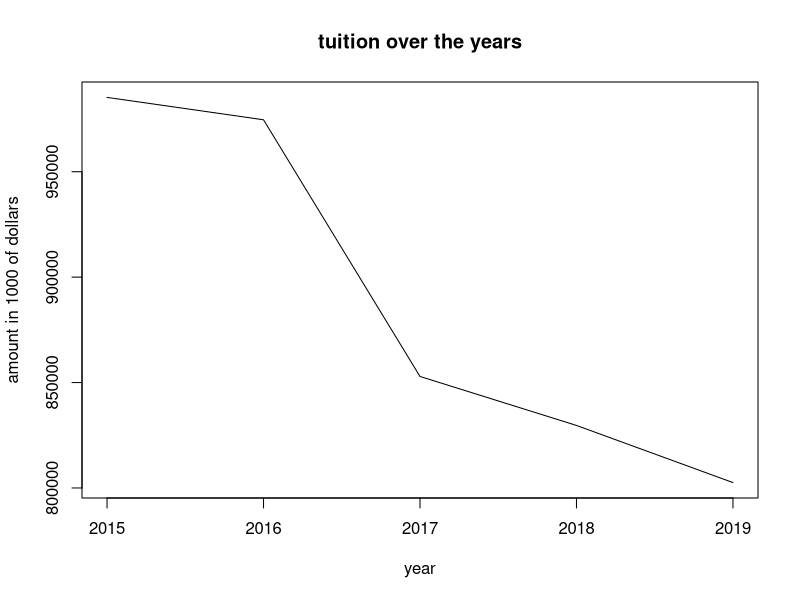
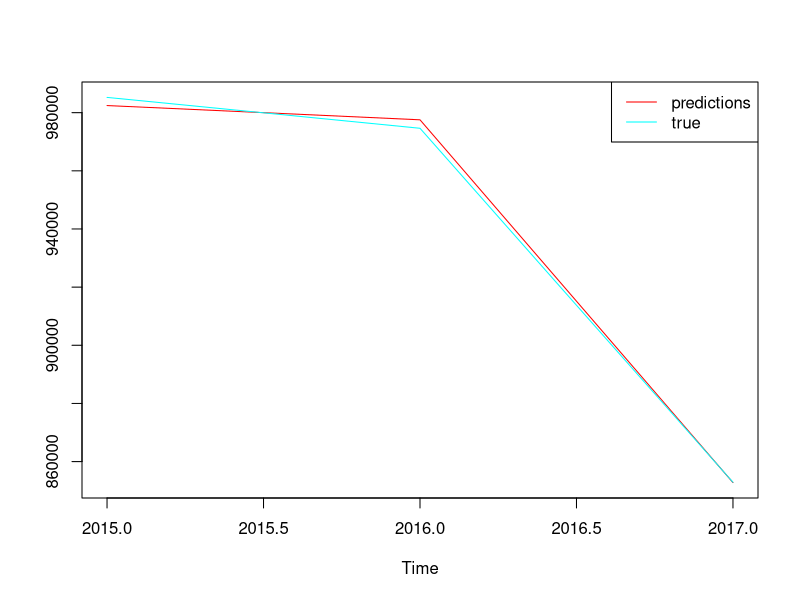
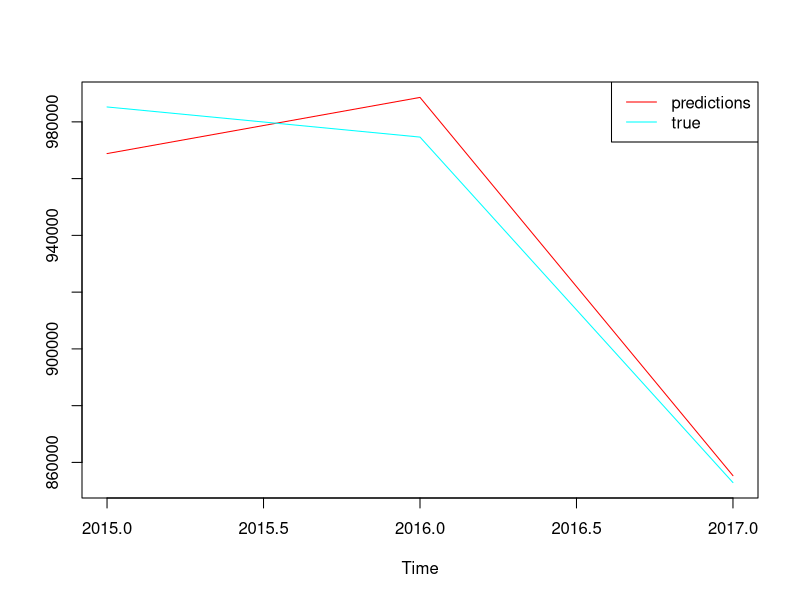
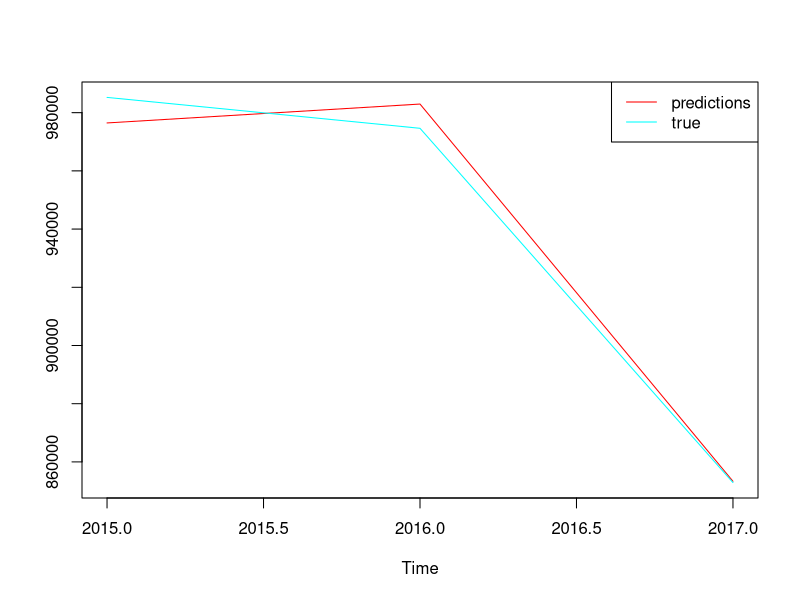
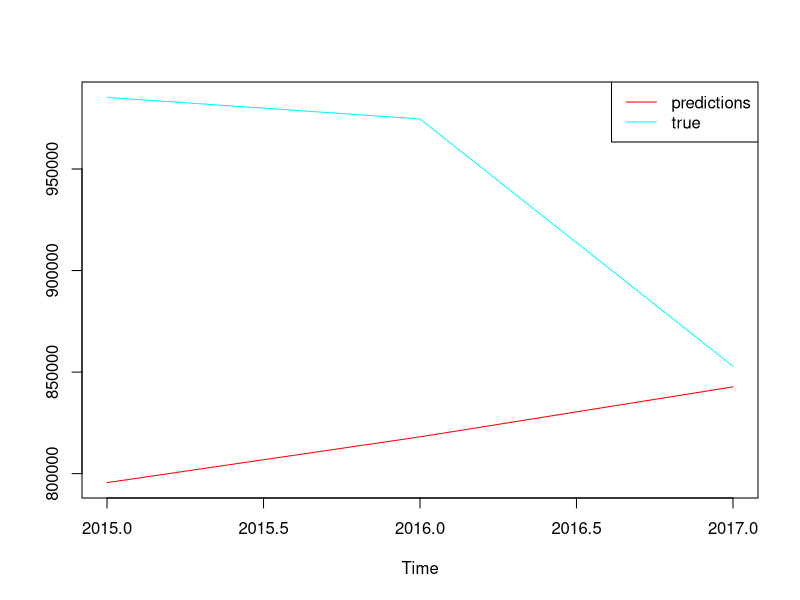
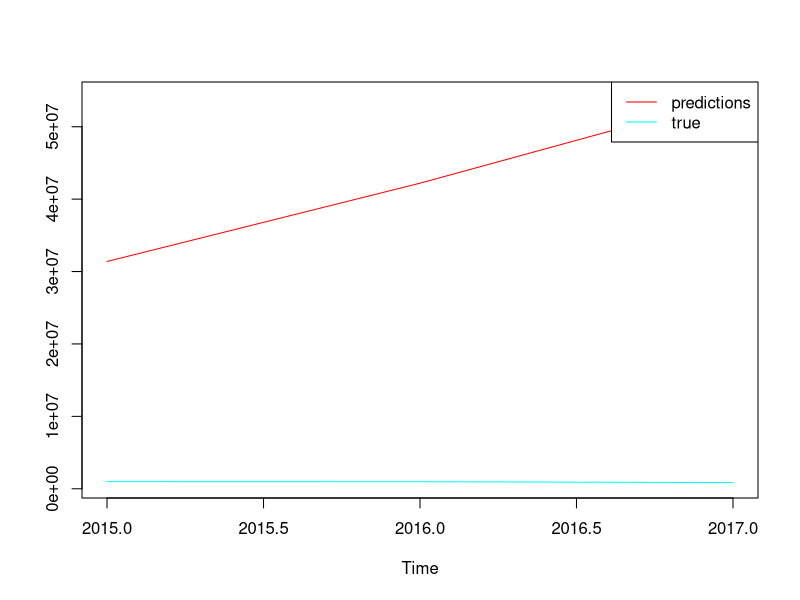
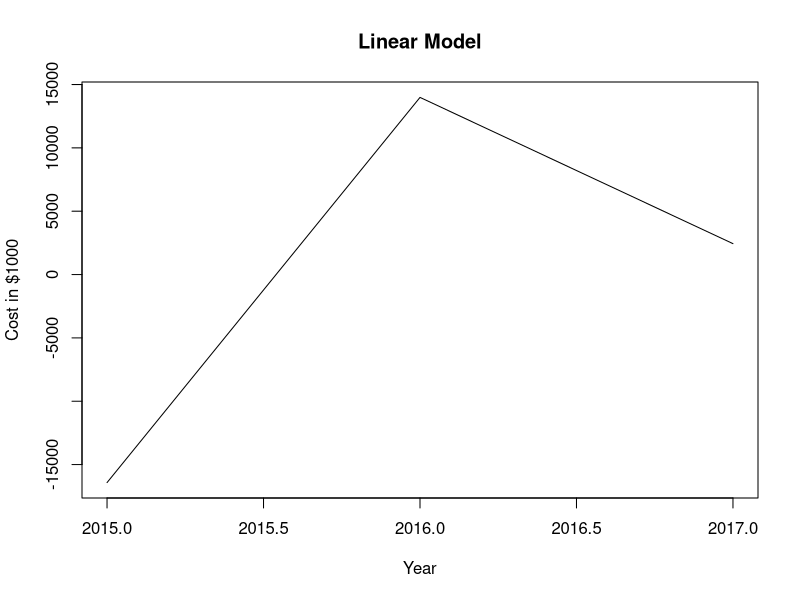
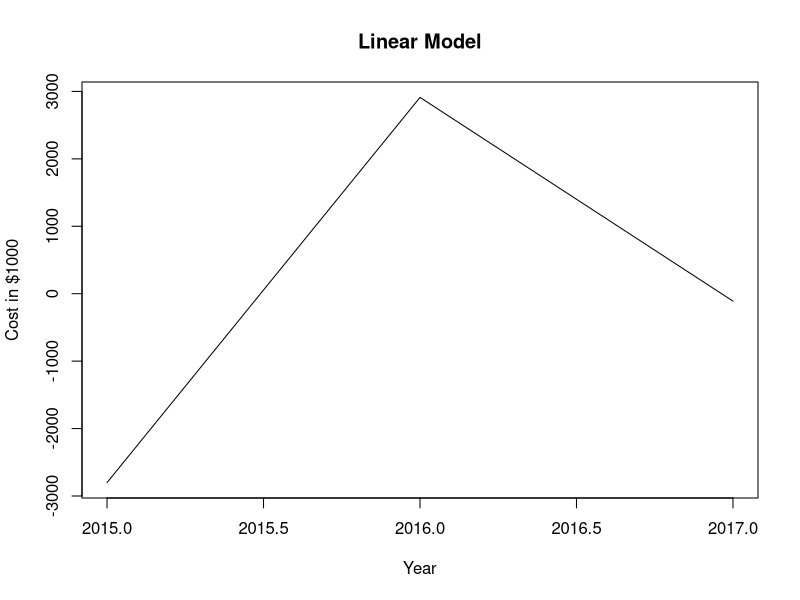

Write the R code that produced these figures, in order.
## ---- chunk 1
library(knitr)
opts_chunk$set(echo = FALSE)
library(tidyverse)
library(readxl)
library(randomForest)
library(rlist)
library(Metrics)
library(TTR)
library(gridExtra)
library(xtable)
## ---- chunk 2
CashFlows <- read_excel("UMass Balance sheets.xlsx", sheet = 1)
#CashFlows <- as.data.frame(t(CashFlows))
original <- CashFlows
tuition <- CashFlows[c(2,18),]
names(CashFlows)
CashFlows <- subset(CashFlows, Nets == "1")
CashFlows <- rbind(CashFlows, tuition)
## ---- chunk 3
train <- CashFlows[,2:4]
test <- CashFlows[,c(5:6)]
train <- as.data.frame(t(train))
test <- as.data.frame(t(test))
## ---- chunk 4
seed.val <- 1234567
set.seed(seed.val)
## ---- chunk 5
fit.1 <- lm(V12 ~V1, data = train)
summary(fit.1)

fit.2 <- lm(V12 ~V2, data = train)
summary(fit.2)

fit.3 <- lm(V12 ~V3, data = train)
summary(fit.3)

fit.4 <- lm(V12 ~V4, data = train)
summary(fit.4)

fit.5 <- lm(V12 ~V5, data = train)
summary(fit.5)

fit.6 <- lm(V12 ~V6, data = train)
summary(fit.6)

fit.7 <- lm(V12 ~V7, data = train)
summary(fit.7)

fit.8 <- lm(V12 ~V8, data = train)
summary(fit.8)

fit.9 <- lm(V12 ~V9, data = train)
summary(fit.9)

fit.10 <- lm(V12 ~V10, data = train)
summary(fit.10)

fit.11 <- lm(V12 ~V11, data = train)
summary(fit.11)

fit.13 <- lm(V12 ~V13, data = train)
summary(fit.13)
## ---- chunk 6

x <- original[c(2,3,16:20),]
x.train <- x[,2:4]
x.train <- as.data.frame(t(x.train))

x.2 <- lm(V1~V2,data=x.train)
summary(x.2)

x.3 <- lm(V1~V3,data=x.train)
summary(x.3)

x.4 <- lm(V1~V4,data=x.train)
summary(x.4)

x.5 <- lm(V1~V5,data=x.train)
summary(x.5)

x.6 <- lm(V1~V6,data=x.train)
summary(x.6)

x.7 <- lm(V1~V7,data=x.train)
summary(x.7)

## ---- chunk 7
tuition <- as.data.frame(t(CashFlows))
 tuition.ts <- ts((as.numeric(as.vector(tuition[2:6,12]))), frequency = 1, start = c(2015, 1))
ts.plot(tuition.ts, xlab = "year", ylab ="amount in 1000 of dollars", main = "tuition over the years")
## ---- chunk 8
pred.v11 <- predict(fit.11, train)
pred.v5 <- predict(fit.5, train)
predict.v3 <- predict(fit.3, train)
predict.x2 <- predict(x.2, train)
predict.x7 <- predict(x.7, train)

train.ts <- ts((as.numeric(as.vector(train$V12))), frequency = 1, start = c(2015, 1))

v11.ts <- ts(as.numeric(pred.v11), frequency = 1, start = c(2015, 1))
v5.ts <- ts(as.numeric(pred.v5), frequency = 1, start = c(2015, 1))
v3.ts <- ts(as.numeric(predict.v3), frequency = 1, start = c(2015, 1))
x2.ts <- ts(as.numeric(predict.x2), frequency = 1, start = c(2015, 1))
x7.ts <- ts(as.numeric(predict.x7), frequency = 1, start = c(2015, 1))

ts.plot(v11.ts, train.ts, gpars = list(col=rainbow(2))) 
legend("topright", legend = c("predictions", "true"), col = rainbow((2)), lty = 1)
ts.plot(v5.ts, train.ts, gpars = list(col=rainbow(2))) 
legend("topright", legend = c("predictions", "true"), col = rainbow((2)), lty = 1)
ts.plot(v3.ts, train.ts, gpars = list(col=rainbow(2))) 
legend("topright", legend = c("predictions", "true"), col = rainbow((2)), lty = 1)
ts.plot(x2.ts, train.ts, gpars = list(col=rainbow(2))) 
legend("topright", legend = c("predictions", "true"), col = rainbow((2)), lty = 1)
ts.plot(x7.ts, train.ts, gpars = list(col=rainbow(2))) 
legend("topright", legend = c("predictions", "true"), col = rainbow((2)), lty = 1)

## ---- chunk 9
rmse(pred.v5, train$V12) #12532.33
rmse(predict.v3, train$V12) #6991.26
rmse(pred.v11, train$V12) #2333.271
rmse(predict.x2, train$V12) #142085.6
rmse(predict.x7, train$V12) #42638079

## ---- chunk 10
res.v6 = pred.v5 - train$V12
res.v11 = pred.v11 - train$V12
res.v3 = predict.v3 - train$V12
res.x2 = predict.x2 - train$V12
res.x7 = predict.x7 - train$V12

sum(res.v6) #-3.49246e-10
sum(res.v11)# 0
sum(res.v3)# 3.49246e-10
sum(res.x2)# -356311 # the last two are really bad
sum(res.x7) #124829573
## ---- chunk 11
v6.res.ts <- ts((as.numeric(as.vector(res.v6))), frequency = 1, start = c(2015, 1))
ts.plot(v6.res.ts, xlab = "Year", ylab = "Cost in $1000", main= "Linear Model")

v11.res.ts <- ts((as.numeric(as.vector(res.v11))), frequency = 1, start = c(2015, 1))
ts.plot(v11.res.ts, xlab = "Year", ylab = "Cost in $1000", main= "Linear Model")

v3.res.ts <- ts((as.numeric(as.vector(res.v3))), frequency = 1, start = c(2015, 1))
ts.plot(v3.res.ts, xlab = "Year", ylab = "Cost in $1000", main= "Linear Model")

x2.res.ts <- ts((as.numeric(as.vector(res.x2))), frequency = 1, start = c(2015, 1))
ts.plot(x2.res.ts, xlab = "Year", ylab = "Cost in $1000", main= "Linear Model")

x7.res.ts <- ts((as.numeric(as.vector(res.x7))), frequency = 1, start = c(2015, 1))
ts.plot(x7.res.ts, xlab = "Year", ylab = "Cost in $1000", main= "Linear Model")
 
## ---- chunk 12
train.forest <- randomForest(V12 ~.,data = train, mtry  = 4, importance = T)
#varImpPlot(train.forest)
train.pred <- predict(train.forest, train)
train.forest.pred.ts <- ts((as.numeric(as.vector(train.pred))), frequency = 1, start = c(2015, 1))
train.ts <- ts((as.numeric(as.vector(train$V12))), frequency = 1, start = c(2015, 1))

ts.plot(train.forest.pred.ts, train.ts, gpars = list(col=rainbow(2))) 
legend("topright", legend = c("predictions", "true"), col = rainbow((2)), lty = 1)
## ---- chunk 13
#par(mfrow= c(1,2))
train.rmse <- rmse(train$V12, train.pred)
#23,161,920.7
train.res = train.pred - train$V12
sum(train.res) # 14313.16
train.res.ts <- ts((as.numeric(as.vector(train.res))), frequency = 1, start = c(2015, 1))
ts.plot(train.res.ts, xlab = "Year", ylab = "Cost in $", main = "residuals")

#hist(train.res)
## ---- chunk 14
x.forest <- randomForest(V1 ~.,data = x.train, mtry  = 5, importance = T)
#varImpPlot(train.forest)
x.pred <- predict(x.forest, x.train)
x.pred.ts <- ts((as.numeric(as.vector(x.pred))), frequency = 1, start = c(2015, 1))
#train.ts <- ts((as.numeric(as.vector(train$V12))), frequency = 1, start = c(2015, 1))

ts.plot(x.pred.ts, train.ts, gpars = list(col=rainbow(2))) 
legend("topright", legend = c("predictions", "true"), col = rainbow((2)), lty = 1)
## ---- chunk 15
#par(mfrow= c(1,2))
x.rmse <- rmse(train$V12, x.pred)
#24,093.50
x.res = x.pred - train$V12
sum(x.res) # 8214.76 
x.res.ts <- ts((as.numeric(as.vector(x.res))), frequency = 1, start = c(2015, 1))
ts.plot(x.res.ts, xlab = "Year", ylab = "Cost in $", main = "residuals")

#hist(train.res)
